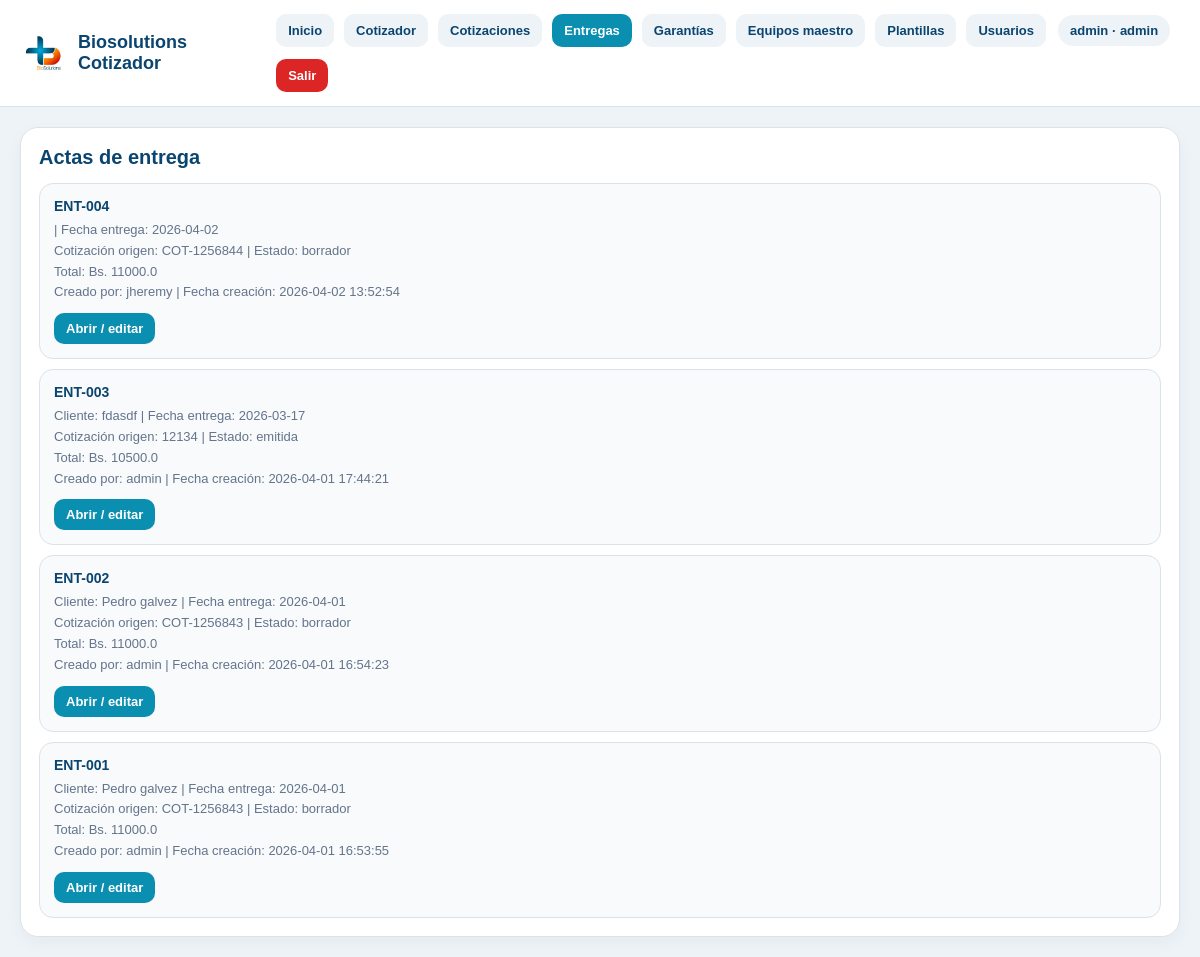
/entregas (signed in), run on the app's committed database.
### tables this page shows
CREATE TABLE usuarios (
    id INTEGER PRIMARY KEY AUTOINCREMENT,
    username TEXT NOT NULL UNIQUE,
    password_hash TEXT NOT NULL,
    nombre TEXT,
    rol TEXT NOT NULL DEFAULT 'editor',
    activo INTEGER NOT NULL DEFAULT 1,
    creado_en TEXT NOT NULL DEFAULT CURRENT_TIMESTAMP
);

CREATE TABLE entregas (
            id INTEGER PRIMARY KEY AUTOINCREMENT,
            cotizacion_id INTEGER NOT NULL,
            numero_entrega TEXT,
            fecha_entrega TEXT,
            cliente_nombre TEXT,
            cliente_documento TEXT,
            recibe_nombre TEXT,
            entrega_nombre TEXT,
            entrega_documento_texto TEXT,
            texto_intro TEXT,
            total REAL DEFAULT 0,
            payload_json TEXT,
            estado TEXT DEFAULT 'borrador',
            creado_por_user_id INTEGER,
            actualizado_por_user_id INTEGER,
            creado_en TEXT DEFAULT CURRENT_TIMESTAMP,
            actualizado_en TEXT DEFAULT CURRENT_TIMESTAMP
        );

CREATE TABLE cotizaciones (
    id INTEGER PRIMARY KEY AUTOINCREMENT,
    numero TEXT,
    fecha TEXT,
    cliente TEXT,
    atencion TEXT,
    ciudad TEXT,
    validez TEXT,
    forma_pago TEXT,
    observaciones TEXT,
    moneda TEXT DEFAULT 'BOB',
    total REAL DEFAULT 0,
    estado TEXT DEFAULT 'borrador'
, payload_json TEXT, creado_por_user_id INTEGER, actualizado_por_user_id INTEGER, creado_en TEXT, actualizado_en TEXT, estado_documental TEXT DEFAULT 'borrador');

### app.py (the view)
@app.route("/entregas")
@login_required
def entregas_page():
    conn = get_db_connection()
    ensure_auth_schema(conn)
    entregas = conn.execute("""
        SELECT
            e.*,
            c.numero AS cotizacion_numero,
            uc.username AS creado_por_username,
            ua.username AS actualizado_por_username
        FROM entregas e
        LEFT JOIN cotizaciones c ON c.id = e.cotizacion_id
        LEFT JOIN usuarios uc ON uc.id = e.creado_por_user_id
        LEFT JOIN usuarios ua ON ua.id = e.actualizado_por_user_id
        ORDER BY e.id DESC
    """).fetchall()
    conn.close()
    return render_template("entregas.html", entregas=entregas, active_page="entregas")

### app.py (called while the page is built)
def get_db_connection():
    conn = sqlite3.connect(DB_PATH, timeout=10)
    conn.row_factory = sqlite3.Row
    return conn

def ensure_payload_json_column(conn):
    columns = conn.execute("PRAGMA table_info(cotizaciones)").fetchall()
    column_names = [col["name"] for col in columns]
    if "payload_json" not in column_names:
        conn.execute("ALTER TABLE cotizaciones ADD COLUMN payload_json TEXT")
        conn.commit()

def ensure_users_table(conn):
    conn.execute("""
        CREATE TABLE IF NOT EXISTS usuarios (
            id INTEGER PRIMARY KEY AUTOINCREMENT,
            username TEXT NOT NULL UNIQUE,
            password_hash TEXT NOT NULL,
            nombre TEXT,
            rol TEXT NOT NULL DEFAULT 'editor',
            activo INTEGER NOT NULL DEFAULT 1,
            creado_en TEXT NOT NULL DEFAULT CURRENT_TIMESTAMP
        )
    """)
    conn.commit()

def ensure_cotizacion_documental_column(conn):
    columns = conn.execute("PRAGMA table_info(cotizaciones)").fetchall()
    column_names = [col["name"] for col in columns]
    if "estado_documental" not in column_names:
        conn.execute("ALTER TABLE cotizaciones ADD COLUMN estado_documental TEXT DEFAULT 'borrador'")
        conn.commit()

def ensure_cotizaciones_audit_columns(conn):
    columns = conn.execute("PRAGMA table_info(cotizaciones)").fetchall()
    column_names = [col["name"] for col in columns]
    if "creado_por_user_id" not in column_names:
        conn.execute("ALTER TABLE cotizaciones ADD COLUMN creado_por_user_id INTEGER")
    if "actualizado_por_user_id" not in column_names:
        conn.execute("ALTER TABLE cotizaciones ADD COLUMN actualizado_por_user_id INTEGER")
    if "creado_en" not in column_names:
        conn.execute("ALTER TABLE cotizaciones ADD COLUMN creado_en TEXT")
    if "actualizado_en" not in column_names:
        conn.execute("ALTER TABLE cotizaciones ADD COLUMN actualizado_en TEXT")
    conn.commit()

def ensure_documentos_schema(conn):
    ensure_payload_json_column(conn)
    ensure_cotizaciones_audit_columns(conn)
    ensure_cotizacion_documental_column(conn)
    ensure_entregas_table(conn)
    ensure_garantias_table(conn)

def ensure_auth_schema(conn):
    ensure_users_table(conn)
    ensure_documentos_schema(conn)

def login_required(view_func):
    @wraps(view_func)
    def wrapper(*args, **kwargs):
        if not session.get("user_id"):
            return redirect(url_for("login", next=request.path))
        return view_func(*args, **kwargs)
    return wrapper

### templates/entregas.html (shortened to what this page needs)
{% extends "base.html" %}
{% block content %}
<section class="page-card">
  <h2>Actas de entrega</h2>
  {% if entregas %}
    <div class="lib-list">
      {% for e in entregas %}
        <div class="lib-card">
          <strong>{{ e["numero_entrega"] or "Sin número" }}</strong>
          <span>
            {% if e["cliente_nombre"] %}Cliente: {{ e["cliente_nombre"] }}{% endif %}
            {% if e["fecha_entrega"] %} | Fecha entrega: {{ e["fecha_entrega"] }}{% endif %}
          </span>
          <span>
            {% if e["cotizacion_numero"] %}Cotización origen: {{ e["cotizacion_numero"] }}{% endif %}
            | Estado: {{ e["estado"] or "borrador" }}
          </span>
          <span>
            Total: Bs. {{ e["total"] or 0 }}
          </span>
           <span>
            Creado por: {{ e["creado_por_username"] or "N/D" }}
            {% if e["creado_en"] %} | Fecha creación: {{ e["creado_en"] }}{% endif %}
          </span>
          <div class="actions">
            <a href="{{ url_for('entrega_detail_page', entrega_id=e['id']) }}">Abrir / editar</a>
          </div>
        </div>
      {% endfor %}
    </div>
  {% else %}
    <p class="tiny-note">Todavía no hay actas de entrega generadas.</p>
  {% endif %}
</section>
{% endblock %}

### templates/base.html (shortened to what this page needs)
<!DOCTYPE html>
<html lang="es">
<head>
  <link rel="stylesheet" href="{{ url_for('static', filename='styles.css') }}?v=7" />
</head>
<body>
  <header class="topbar">
    <div class="topbar-left">
      <img src="{{ url_for('static', filename='logo_biosolutions.png') }}" alt="BioSolutions" class="topbar-logo">
      <div class="topbar-title">Biosolutions Cotizador</div>
    </div>
    <div class="topbar-right">
      <nav class="nav-links">
        <a href="{{ url_for('dashboard') }}" class="{% if active_page == 'inicio' %}active{% endif %}">Inicio</a>
        {% if current_role in ['admin', 'editor', 'visor'] %}
          <a href="{{ url_for('cotizador') }}" class="{% if active_page == 'cotizador' %}active{% endif %}">Cotizador</a>
          <a href="{{ url_for('cotizaciones_page') }}" class="{% if active_page == 'cotizaciones' %}active{% endif %}">Cotizaciones</a>
          <a href="{{ url_for('entregas_page') }}" class="{% if active_page == 'entregas' %}active{% endif %}">Entregas</a>
          <a href="{{ url_for('garantias_page') }}" class="{% if active_page == 'garantias' %}active{% endif %}">Garantías</a>
        {% endif %}
        {% if current_role in ['admin', 'editor', 'visor'] %}
          <a href="{{ url_for('equipos_page') }}" class="{% if active_page == 'equipos' %}active{% endif %}">Equipos maestro</a>
          <a href="{{ url_for('plantillas_page') }}" class="{% if active_page == 'plantillas' %}active{% endif %}">Plantillas</a>
        {% endif %}
        {% if current_role == 'admin' %}
          <a href="{{ url_for('usuarios_page') }}" class="{% if active_page == 'usuarios' %}active{% endif %}">Usuarios</a>
        {% endif %}
      </nav>
      {% if current_user %}
        <div class="user-chip">
          {{ current_user["username"] }} · {{ current_user["rol"] }}
        </div>
        <a href="{{ url_for('logout') }}" class="logout-link">Salir</a>
      {% endif %}
    </div>
  </header>
  <main class="page-shell">
    {% block content %}{% endblock %}
  </main>
</body>
</html>

### static/styles.css (style rules this page uses)
:root { --primary:#0b8fb0; --primary-dark:#0a4570; --accent:#f47c20; --text:#1f2937; --muted:#6b7280; --line:#dbe3ea; --soft:#f7fafc; --panel:#ffffff; --bg:#eef3f7; --danger:#dc2626; }
* { box-sizing:border-box }
body { margin:0; font-family:Arial, Helvetica, sans-serif; background:var(--bg); color:var(--text); }

### templates/base.html (style rules this page uses)
.topbar { display:flex; justify-content:space-between; align-items:center; gap:16px; padding:14px 22px; background:#fff; border-bottom:1px solid #dbe3ea; position:sticky; top:0; z-index:20; }
.topbar-left { display:flex; align-items:center; gap:14px; }
.topbar-logo { height:42px; width:auto; display:block; }
.topbar-title { font-size:18px; font-weight:800; color:#0a4570; }
.nav-links { display:flex; flex-wrap:wrap; gap:10px; }
.nav-links a { text-decoration:none; padding:9px 12px; border-radius:10px; background:#eef3f7; color:#0a4570; font-weight:700; font-size:13px; }
.nav-links a.active { background:#0b8fb0; color:#fff; }
.topbar-right { display:flex; align-items:center; gap:12px; flex-wrap:wrap; }
.user-chip { display:inline-flex; align-items:center; gap:8px; background:#eef3f7; color:#0a4570; border-radius:999px; padding:8px 12px; font-size:13px; font-weight:700; }
.logout-link { text-decoration:none; background:#dc2626; color:#fff; padding:9px 12px; border-radius:10px; font-size:13px; font-weight:700; }
.page-shell { padding:20px; }

### templates/entregas.html (style rules this page uses)
.page-card { background:#fff; border:1px solid #dbe3ea; border-radius:18px; padding:18px; box-shadow:0 6px 18px rgba(0,0,0,.04); }
.page-card h2 { margin:0 0 14px; color:#0a4570; font-size:20px; }
.lib-list { display:grid; gap:10px; }
.lib-card { border:1px solid #dbe3ea; border-radius:14px; padding:14px; background:#f8fafc; }
.lib-card strong { display:block; margin-bottom:6px; color:#0a4570; font-size:14px; }
.lib-card span { display:block; font-size:13px; color:#64748b; line-height:1.6; }
.actions { margin-top:10px; display:flex; gap:8px; flex-wrap:wrap; }
.actions a { text-decoration:none; background:#0b8fb0; color:#fff; padding:8px 12px; border-radius:10px; font-size:13px; font-weight:700; }

### data on the page
usuarios: username "admin", rol "admin"
entregas: numero_entrega "ENT-004", fecha_entrega "2026-04-02", cotizacion_numero "COT-1256844", estado "borrador", total "11000.0", username "jheremy", creado_en "2026-04-02 13:52:54"
entregas: numero_entrega "ENT-003", cliente_nombre "fdasdf", fecha_entrega "2026-03-17", cotizacion_numero "12134", estado "emitida", total "10500.0", username "admin", creado_en "2026-04-01 17:44:21"
entregas: numero_entrega "ENT-002", cliente_nombre "Pedro galvez", fecha_entrega "2026-04-01", cotizacion_numero "COT-1256843", estado "borrador", total "11000.0", username "admin", creado_en "2026-04-01 16:54:23"
entregas: numero_entrega "ENT-001", cliente_nombre "Pedro galvez", fecha_entrega "2026-04-01", cotizacion_numero "COT-1256843", estado "borrador", total "11000.0", username "admin", creado_en "2026-04-01 16:53:55"
